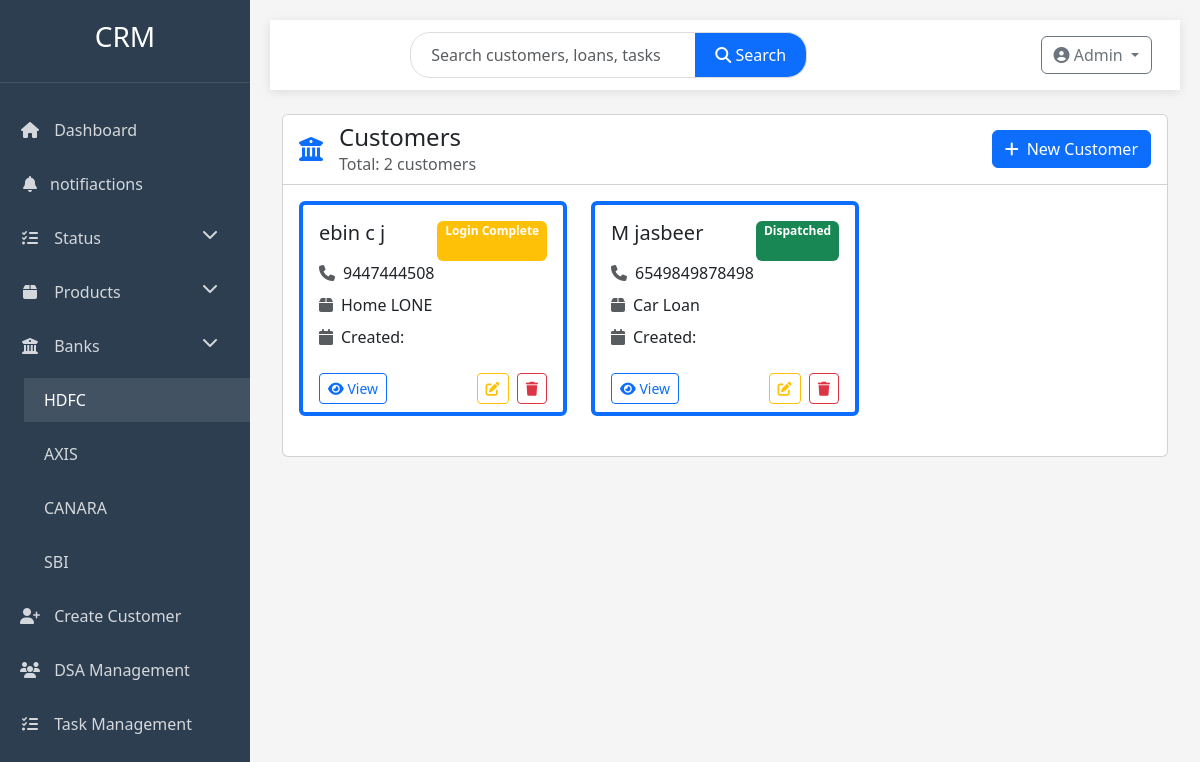
/categories/HDFC/, run on the app's committed database.
### profiles/models.py (models this page shows, shortened)
class Customer(models.Model):
    f_name = models.CharField(max_length=50)
    l_name = models.CharField(max_length=50)
    phone_num = models.IntegerField()
    product = models.CharField(choices=PRODUCT_CHOICE, max_length=20)
    bank = models.CharField(choices=BANK_CHOICE, max_length=20)
    status = models.CharField(choices=STATUS_CHOICES, max_length=20)
    type = models.CharField(choices=TYPE_CHOICES, max_length=4)
    dsa = models.ForeignKey(DSA, on_delete=models.SET_NULL, null=True, blank=True)
    created_date = models.DateField(auto_now_add=True)

### profiles/views.py (the view)
# urls.py: path('categories/<slug:val>/', views.Bank_Category.as_view(), name="category"),
class Bank_Category(View):
    def get(self, request, val):
        customers = Customer.objects.filter(bank=val)
        titles = customers.values('f_name', 'l_name')
        return render(request, 'Bank_category.html', {'customers': customers, 'titles': titles})

### templates/Bank_category.html (shortened to what this page needs)
{% extends 'base.html' %}
{% block content %}
<div class="row animate-fade">
    <div class="col-12">
        <div class="card">
            <div class="card-header bg-white">
                <div class="d-flex justify-content-between align-items-center">
                    <div class="d-flex align-items-center">
                        <i class="fas fa-university me-3 text-primary" style="font-size: 1.5rem;"></i>
                        <div>
                            <h4 class="mb-0">{{ bank_name }} Customers</h4>
                            <p class="text-muted mb-0">Total: {{ customers.count }} customers</p>
                        </div>
                    </div>
                    <a href="{% url 'create_customer' %}" class="btn btn-primary">
                        <i class="fas fa-plus me-2"></i>New Customer
                    </a>
                </div>
            </div>
            <div class="card-body">
                {% if customers %}
                <div class="row">
                    {% for cstmr in customers %}
                    <div class="col-xl-4 col-md-6 mb-4">
                        <div class="card h-100 border-start border-4 border-primary">
                            <div class="card-body">
                                <div class="d-flex justify-content-between">
                                    <h5 class="card-title mb-3">{{ cstmr.f_name }} {{ cstmr.l_name }}</h5>
                                    <span class="badge bg-{% if cstmr.status == 'disp' %}success{% elif cstmr.status == 'reject' %}danger{% else %}warning{% endif %}">
                                        {{ cstmr.get_status_display }}
                                    </span>
                                </div>
                                <div class="customer-info">
                                    <div class="d-flex align-items-center mb-2">
                                        <i class="fas fa-phone text-muted me-2"></i>
                                        <span>{{ cstmr.phone_num }}</span>
                                    </div>
                                    <div class="d-flex align-items-center mb-2">
                                        <i class="fas fa-box text-muted me-2"></i>
                                        <span>{{ cstmr.get_product_display }}</span>
                                    </div>
                                    <div class="d-flex align-items-center">
                                        <i class="fas fa-calendar text-muted me-2"></i>
                                        <span>Created: {{ cstmr.created_at|date:"M d, Y" }}</span>
                                    </div>
                                </div>
                            </div>
                            <div class="card-footer bg-transparent border-0 d-flex justify-content-between">
                                <a href="{% url 'details' cstmr.pk %}" class="btn btn-sm btn-outline-primary">
                                    <i class="fas fa-eye"></i> View
                                </a>
                                <div>
                                    <a href="{% url 'edit' cstmr.pk %}" class="btn btn-sm btn-outline-warning me-1">
                                        <i class="fas fa-edit"></i>
                                    </a>
                                    <a href="{% url 'delete' cstmr.pk %}" class="btn btn-sm btn-outline-danger">
                                        <i class="fas fa-trash"></i>
                                    </a>
                                </div>
                            </div>
                        </div>
                    </div>
                    {% endfor %}
                </div>
                {% else %}
                <div class="text-center py-5">
                    <i class="fas fa-users-slash fa-3x text-muted mb-3"></i>
                    <h5>No customers found for {{ bank_name }}</h5>
                    <p class="text-muted">Click the button above to add a new customer</p>
                </div>
                {% endif %}
            </div>
        </div>
    </div>
</div>
{% endblock %}

### templates/base.html (style rules this page uses)
:root { --primary-color: #3498db; --secondary-color: #2c3e50; --accent-color: #e74c3c; --light-color: #ecf0f1; --dark-color: #2c3e50; --sidebar-width: 250px; }
body { font-family: 'Segoe UI', Tahoma, Geneva, Verdana, sans-serif; background-color: #f5f5f5; color: #333; display: flex; min-height: 100vh; overflow-x: hidden; }

### data on the page
Customer: f_name "ebin", l_name "c j", status "Login Complete", phone_num "9447444508", product "Home LONE"
Customer: f_name "M", l_name "jasbeer", status "Dispatched", phone_num "6549849878498", product "Car Loan"

### other printed values
{{ customers.count }} "2"
